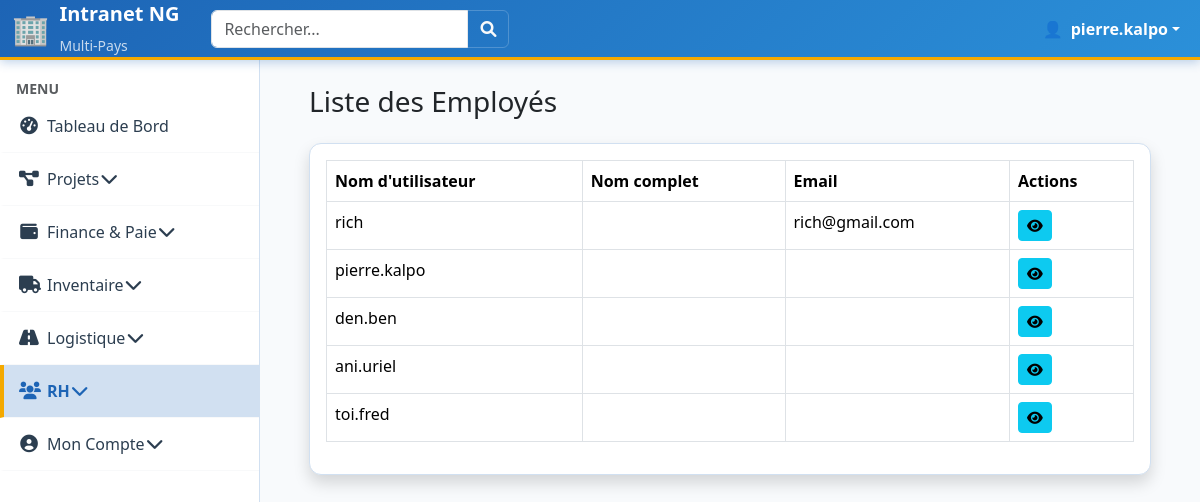
/rh/employees/ (signed in), run on the app's committed database.
### users/models.py (models this page shows, shortened)
class CustomUser(AbstractUser):
    phone_number = models.CharField(
        max_length=20, blank=True, null=True, verbose_name="Numéro de téléphone"
    )
    salaire_mensuel_base = models.DecimalField(
        max_digits=10, decimal_places=2, default=Decimal("0.00"), verbose_name=_("Salaire Mensuel de Base")
    )
    statut_actuel = models.CharField(
        max_length=20,
        choices=EMPLOYEE_STATUS_CHOICES,
        default="ACTIF",
        verbose_name=_("Statut actuel"),
    )
    class Meta:
        verbose_name = "Employé"
        verbose_name_plural = "Employés"
    def is_team_lead_user(self):
        return self.groups.filter(name__iexact="Team_Lead").exists()
    def is_coordinator_user(self):
        user_roles = {r.lower() for r in self.get_active_role_names()}
        return (
            "coordinateur de projet" in user_roles or "coordinateur_de_projet" in user_roles
        )
    def is_field_team_user(self):
        user_roles = {r.lower() for r in self.get_active_role_names()}
        return "field team" in user_roles or "field_team" in user_roles
    @property
    def is_cm(self):
        user_roles = {r.lower() for r in self.get_active_role_names()}
        return "country manager" in user_roles or "country_manager" in user_roles
    @property
    def is_coordinator(self):
        return self.is_coordinator_user()
    @property
    def is_field_team(self):
        return self.is_field_team_user()
    @property
    def is_team_lead(self):
        return self.is_team_lead_user()
    @property
    def active_country_ids(self):
        if not self.is_authenticated:
            return []
        return list(
            self.assignments.filter(is_active=True, country__is_active=True)
            .values_list("country_id", flat=True)
            .distinct()
        )
    def get_active_role_names(self):
        if not self.is_authenticated:
            return set()
        return set(
            self.assignments.filter(
                is_active=True, country__is_active=True
            ).values_list("role__name", flat=True)
        )

### rh/views.py (the view)
# urls.py: path('employees/', views.EmployeeListView.as_view(), name='employee_list'),
class EmployeeListView(LoginRequiredMixin, ListView):
    model = CustomUser
    template_name = 'rh/employee_list.html'
    context_object_name = 'employees'

### core/context_processors.py (called while the page is built)
def user_countries_processor(request):
    user = request.user
    countries = []
    active_country_ids = []
    if user.is_authenticated:
        active_country_ids = user.active_country_ids
        countries = Country.objects.filter(id__in=active_country_ids)
    return {
        "user_countries": countries,
        "active_country_ids": active_country_ids,  # Cette variable est maintenant toujours définie
    }

### rh/templates/rh/employee_list.html (shortened to what this page needs)
{% extends 'core/base.html' %}
{% block content %}
<div class="container-fluid">
    <h1 class="h3 mb-4 text-gray-800">Liste des Employés</h1>
    <div class="card shadow mb-4">
        <div class="card-body">
            <div class="table-responsive">
                <table class="table table-bordered" id="dataTable" width="100%" cellspacing="0">
                    <thead>
                        <tr>
                            <th>Nom d'utilisateur</th>
                            <th>Nom complet</th>
                            <th>Email</th>
                            <th>Actions</th>
                        </tr>
                    </thead>
                    <tbody>
                        {% for employee in employees %}
                        <tr>
                            <td>{{ employee.username }}</td>
                            <td>{{ employee.get_full_name }}</td>
                            <td>{{ employee.email }}</td>
                            <td>
                                <a href="{% url 'rh:employee_detail' employee.pk %}" class="btn btn-info btn-sm">
                                    <i class="fas fa-eye"></i>
                                </a>
                            </td>
                        </tr>
                        {% endfor %}
                    </tbody>
                </table>
            </div>
        </div>
    </div>
</div>
{% endblock %}

### core/templates/core/base.html (shortened to what this page needs)
{% load static %}
<!DOCTYPE html>
<html lang="fr">
<head>
    <link href="https://cdn.jsdelivr.net/npm/bootstrap@5.3.3/dist/css/bootstrap.min.css" rel="stylesheet">
    <link rel="stylesheet" href="https://cdnjs.cloudflare.com/ajax/libs/font-awesome/6.0.0-beta3/css/all.min.css">
</head>
<body>
    <nav class="navbar navbar-expand-lg navbar-custom fixed-top">
        <div class="container-fluid">
            <a class="navbar-brand fw-bold d-flex align-items-center" href="{% url 'home' %}">
                <span style="font-size: 1.5em; margin-right: 10px;">🏢</span>
                <div>
                    <div>Intranet NG</div>
                    <small class="opacity-75" style="font-size: 0.7em; font-weight: 400;">Multi-Pays</small>
                </div>
            </a>
            <form class="d-flex ms-3" role="search">
                <div class="input-group">
                    <input class="form-control" type="search" placeholder="Rechercher..." aria-label="Search">
                    <button class="btn btn-outline-light" type="submit" style="border-color: rgba(255,255,255,0.2);">
                        <i class="fas fa-search"></i>
                    </button>
                </div>
            </form>
            <div class="d-flex ms-auto">
                <ul class="navbar-nav">
                    {% if user.is_authenticated %}
                        <li class="nav-item dropdown">
                            <a class="nav-link dropdown-toggle d-flex align-items-center" href="#" role="button" data-bs-toggle="dropdown">
                                <span class="me-2">👤</span>
                                <strong>{{ user.username }}</strong>
                            </a>
                        </li>
                    {% else %}
                        <li class="nav-item">
                            <a class="nav-link" href="{% url 'login' %}">Connexion</a>
                        </li>
                    {% endif %}
                </ul>
            </div>
        </div>
    </nav>
    <div id="sidebar-wrapper">
        <ul class="sidebar-nav list-group list-group-flush">
            <li class="sidebar-item sidebar-title mt-3">
                <span class="text-uppercase text-muted small fw-bold px-3">Menu</span>
            </li>
            <li class="sidebar-item">
                <a class="sidebar-link {% if request.resolver_match.url_name == 'home' %}active{% endif %}" href="{% url 'home' %}">
                    <i class="fas fa-tachometer-alt me-2"></i> Tableau de Bord
                </a>
            </li>
            <li class="sidebar-item">
                <a class="sidebar-link" data-bs-toggle="collapse" href="#projets-collapse" role="button" aria-expanded="false" aria-controls="projets-collapse">
                    <i class="fas fa-project-diagram me-2"></i> Projets <i class="fas fa-chevron-down float-end"></i>
                </a>
            </li>
            {% if is_cm or is_coordinator or user.is_staff %}
            <li class="sidebar-item">
                <a class="sidebar-link {% if 'finance' in request.path %}active{% endif %}" data-bs-toggle="collapse" href="#finance-collapse" role="button" aria-expanded="false" aria-controls="finance-collapse">
                    <i class="fas fa-wallet me-2"></i> Finance & Paie <i class="fas fa-chevron-down float-end"></i>
                </a>
            </li>
            <li class="sidebar-item">
                <a class="sidebar-link {% if 'inventaire' in request.path %}active{% endif %}" data-bs-toggle="collapse" href="#inventaire-collapse" role="button" aria-expanded="false" aria-controls="inventaire-collapse">
                    <i class="fas fa-truck me-2"></i> Inventaire <i class="fas fa-chevron-down float-end"></i>
                </a>
            </li>
            <li class="sidebar-item">
                <a class="sidebar-link {% if 'logistique' in request.path %}active{% endif %}" data-bs-toggle="collapse" href="#logistique-collapse" role="button" aria-expanded="false" aria-controls="logistique-collapse">
                    <i class="fas fa-road me-2"></i> Logistique <i class="fas fa-chevron-down float-end"></i>
                </a>
            </li>
            <li class="sidebar-item">
                <a class="sidebar-link {% if 'rh' in request.path %}active{% endif %}" data-bs-toggle="collapse" href="#rh-collapse" role="button" aria-expanded="false" aria-controls="rh-collapse">
                    <i class="fas fa-users me-2"></i> RH <i class="fas fa-chevron-down float-end"></i>
                </a>
            </li>
            {% endif %}
            <li class="sidebar-item">
                <a class="sidebar-link" data-bs-toggle="collapse" href="#account-collapse" role="button" aria-expanded="false" aria-controls="account-collapse">
                    <i class="fas fa-user-circle me-2"></i> Mon Compte <i class="fas fa-chevron-down float-end"></i>
                </a>
            </li>
        </ul>
    </div>
    <div id="page-content-wrapper">
        <div class="container-fluid">
            <div id="mainContent">
                {% block content %}
                {% endblock %}
            </div>
        </div>
    </div>
</body>
</html>

### core/templates/core/base.html (style rules this page uses)
:root { --header-height: 60px; --sidebar-width: 260px; --primary-blue: #1D64B5; --secondary-blue: #2B90D9; --light-blue: #D1E0F1; --primary-orange: #F4A900; --accent-yellow: #FFD166; --sidebar-active-bg: var(--light-blue); --sidebar-active-text: var(--primary-blue); --content-bg: #f8fafc; --success-color: #27ae60; --warning-color: var(--primary-orange); --danger-color: #e74c3c; }
body { background-color: var(--content-bg); padding-top: var(--header-height); min-height: 100vh; font-family: 'Segoe UI', Tahoma, Geneva, Verdana, sans-serif; margin: 0; }
.navbar-custom { background: linear-gradient(135deg, var(--primary-blue) 0%, var(--secondary-blue) 100%) !important; border-bottom: 3px solid var(--primary-orange); box-shadow: 0 2px 10px rgba(29, 100, 181, 0.3); height: var(--header-height); position: fixed; top: 0; left: 0; right: 0; z-index: 1030; }
.navbar-custom .navbar-brand, .navbar-custom .nav-link { color: white !important; font-weight: 600; }
#sidebar-wrapper { position: fixed; top: var(--header-height); bottom: 0; left: 0; width: var(--sidebar-width); background: white; border-right: 1px solid var(--light-blue); z-index: 1020; overflow-y: auto; transition: transform 0.3s ease; }
.sidebar-link { display: flex; align-items: center; color: #2c3e50; text-decoration: none; font-weight: 500; padding: 14px 20px 14px 15px; border-left: 4px solid transparent; transition: all 0.3s ease; border-bottom: 1px solid #f8f9fa; }
.sidebar-link i { margin-right: 12px; width: 20px; text-align: center; font-size: 1.1em; }
.sidebar-link.active { color: var(--primary-blue) !important; background-color: var(--light-blue) !important; border-left: 4px solid var(--primary-orange) !important; font-weight: 700; }
#page-content-wrapper { margin-left: var(--sidebar-width); width: calc(100% - var(--sidebar-width)); padding: 25px; min-height: calc(100vh - var(--header-height)); background-color: var(--content-bg); transition: all 0.3s ease; margin-top: 0; }
.card { border: none; border-radius: 12px; box-shadow: 0 4px 15px rgba(29, 100, 181, 0.1); transition: all 0.3s ease; border: 1px solid var(--light-blue); }

### data on the page
CustomUser: username "pierre.kalpo"
CustomUser: username "rich", email "rich@gmail.com"
CustomUser: username "den.ben"
CustomUser: username "ani.uriel"
CustomUser: username "toi.fred"
